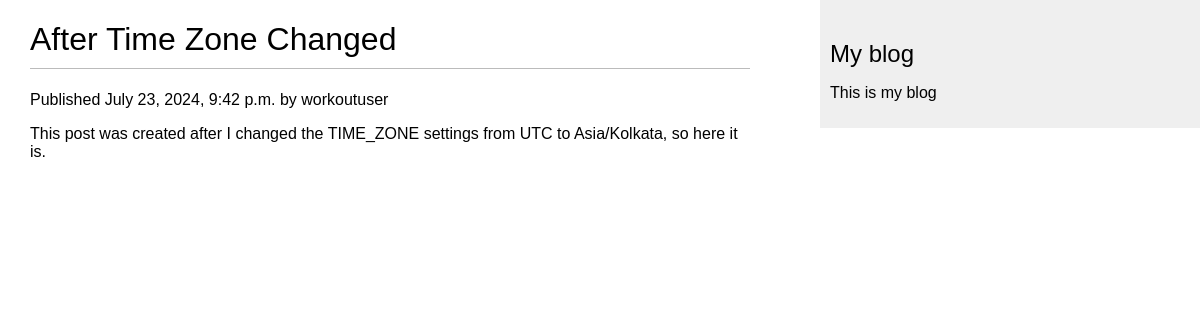
The page /blog/6/ on the database its author committed.
### myblog/models.py (models this page shows, shortened)
class Post(models.Model):
    class Status(models.TextChoices):
        DRAFT = 'DF', 'Draft',
        PUBLISHED = 'PB', 'Published'
    objects = models.Manager()
    published = PublishedManager()
    title = models.CharField(max_length=250)
    slug = models.SlugField(max_length=250)
    body = models.TextField()
    author = models.ForeignKey(User, on_delete=models.CASCADE,
                               related_name='blog_posts')
    publish = models.DateTimeField(default=timezone.now())
    created = models.DateTimeField(auto_now_add=True)
    updated = models.DateTimeField(auto_now=True)
    status = models.CharField(max_length=2,
                              choices=Status.choices,
                              default=Status.DRAFT)
    class Meta:
        ordering = ['-publish']
        indexes = [
            models.Index(fields=['-publish'])
        ]

### myblog/views.py (the view)
# urls.py: path('<int:id>/', views.post_detail, name = 'post_detail'),
def post_detail(request, id):
    post = get_object_or_404(Post, id=id, status = Post.Status.PUBLISHED)
    return render(request, 'myblog/post/detail.html', {'post':post})

### myblog/templates/myblog/post/detail.html (shortened to what this page needs)
{% extends "myblog/base.html" %}
{% block content %}
<h1> {{ post.title }} </h1>
<div class="date">
    Published {{ post.publish }} by {{ post.author }}
</div>
{{ post.body|linebreaks }}
{% endblock %}

### myblog/static/css/myblog.css (style rules this page uses)
body { margin:0; padding:0; font-family:helvetica, sans-serif; }
h1 { font-weight:normal; border-bottom:1px solid #bbb; padding:0 0 10px 0; }

### rows shown on the page
Post: title "After Time Zone Changed", publish "July 23, 2024, 9:42 p.m.", author "workoutuser", body "This post was created after I changed the TIME_ZONE settings from UTC to Asia/Kolkata, so here it is."
